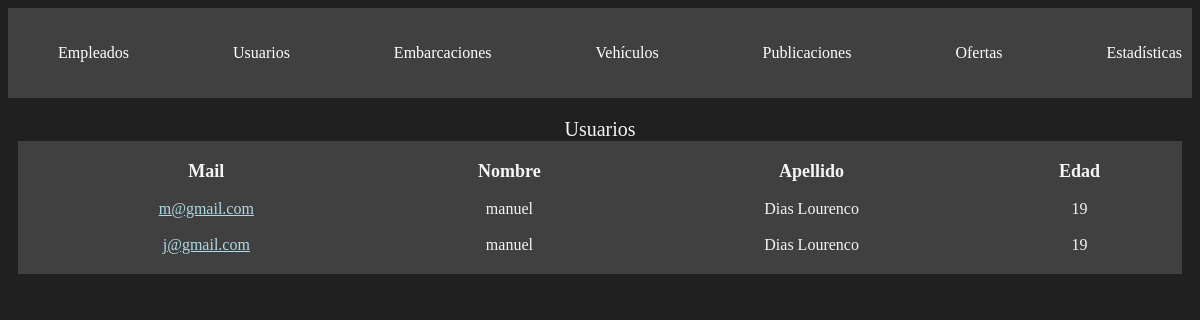
/administracion/usuarios/, run on an earlier commit of the app's database.
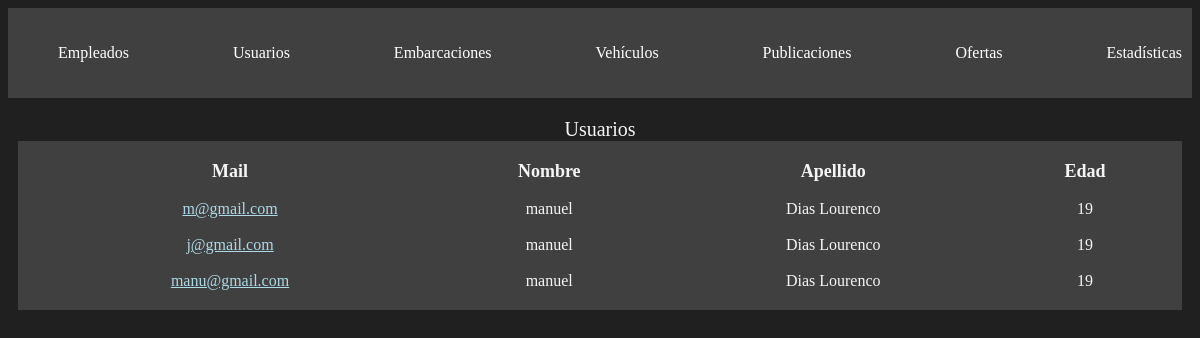
And on a later commit of the database.
### usuarios/models.py (models this page shows, shortened)
class Usuario(AbstractBaseUser, PermissionsMixin):
    nombre = models.CharField(max_length=50)
    apellido = models.CharField(max_length=50)
    fecha_nacimiento = models.DateField()
    telefono = models.CharField(max_length=13)
    mail = models.EmailField(max_length=50, unique=True)
    password = models.CharField(max_length=128)
    is_staff= models.BooleanField(default=False)
    is_blocked= models.BooleanField(default=False)
    USERNAME_FIELD = 'mail'
    REQUIRED_FIELDS = ['nombre', 'apellido', 'fecha_nacimiento', 'telefono']

### administrador/views.py (the view)
# urls.py: path('', include('usuarios.urls')),
def usuarios(request):
    usuarios = Usuario.objects.all()
    for usuario in usuarios:
        usuario.edad = calcular_edad(usuario.fecha_nacimiento)
    return render(request, 'usuarios.html', {
        'usuarios' : usuarios
    })

### administrador/views.py (called while the page is built)
def calcular_edad(fecha_nacimiento):
    fecha_actual = datetime.now()
    edad = fecha_actual.year - fecha_nacimiento.year - ((fecha_actual.month, fecha_actual.day) < (fecha_nacimiento.month, fecha_nacimiento.day))
    return edad

### administrador/templates/usuarios.html
{% extends 'layouts/navbar.html' %}
{% block content %}
<table>
    <caption>Usuarios</caption>
    <thead>
        <tr>
            <th>Mail</th>
            <th>Nombre</th>
            <th>Apellido</th>
            <th>Edad</th>
        </tr>
    </thead>
    <tbody>
        {% for usuario in usuarios %}
        <tr>
            <td>
                <a href="{% url 'ver_perfil' usuario.id %}"> {{usuario.mail}} </a>
            </td>
            <td>{{usuario.nombre}}</td>
            <td>{{usuario.apellido}}</td>
            <td>{{usuario.edad}}</td>
        </tr>
        {% endfor %}
    </tbody>
</table>
{% endblock %}

What changed in the data, as far as the page shows it:
added Usuario: mail "manu@gmail.com", nombre "manuel", apellido "Dias Lourenco", edad "19"
